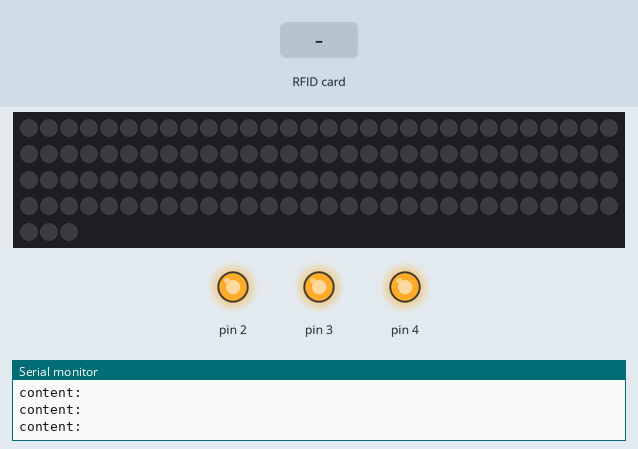
This sketch was run on a simulated Arduino Uno, built with avr-gcc and run on an emulated ATmega328P. On the bench: 123 RGB LEDs in strip order, left to right, continuing on the next row, output pins drawn as LEDs (lit = HIGH), the last lines printed to the serial monitor. The test bench sets the inputs (shaded band). Dim RGB values are drawn brighter than linear; pins used as bus, display or sensor lines are not drawn.

Above: at 4.2 s.
4.3 s: RFID card 04 E8 29 19 held to the reader
At 4.41 s:
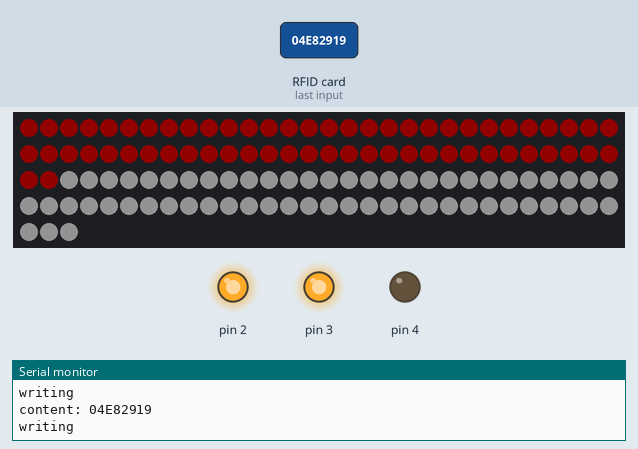
6.1 s: RFID card 66 29 C9 A3 held to the reader
At 6.35 s:
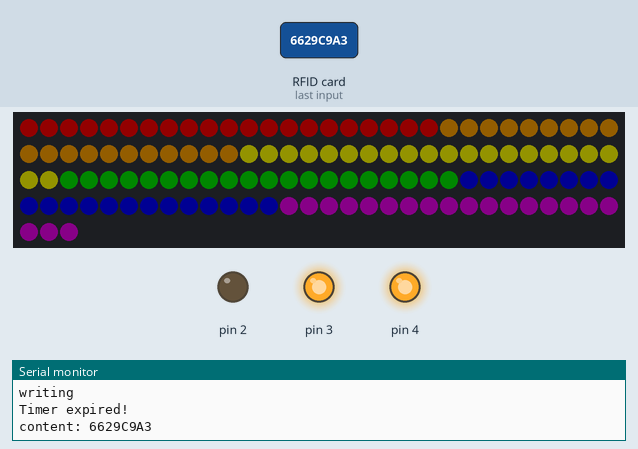
8.1 s: RFID card 5E 7A 19 C4 held to the reader
11.1 s: RFID card 04 E8 29 19 held to the reader
At 12.61 s:
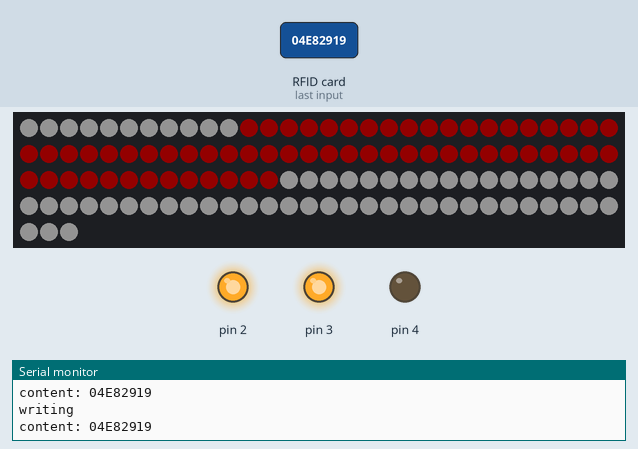
Timing chart, 0 to 14.1 s (numbered marks = the images above; inputs shaded):
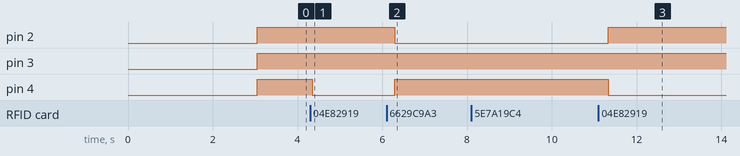

The sketch:

ledstriptest.ino
```cpp
#include <FastLED.h>
#include <SPI.h>
#include <MFRC522.h>

int watchaDoing = 0;
int lastWatchaDoing = 0;

//--------------------------------------
//            SKYLANDER STUFF
//--------------------------------------

#define SS_PIN 10
#define RST_PIN 9
MFRC522 mfrc522(SS_PIN, RST_PIN);   // Create MFRC522 instance.
const int ledPin = 7; // pin the LED is attached to
int incomingByte;      // variable stores  serial data
String content = ""; //actual rfid tag incoming
String REALcontent = ""; //??? idk im not deleting everything cuz i dont wanna test it again so just leaving it cuz idk lol
unsigned long startTime;
unsigned long RFIDelapsedTime;
unsigned long interval = 250; //leave this, dont change unless you really need to
/*if you want rfid to successfully read skylander, it needs to be half of what you want (every 1 second it updates, 500 mili needs to be interval)
   i dont get why it does this but it does, even tho theres no delay. might be my rfid reader is dogshit or idk

   nvm i fixed it so dont do this???????? idk im just that gud
*/

//--------------------------------------
//              LED STUFF
//--------------------------------------

#define LED_PIN     5
#define NUM_LEDS    123
#define BRIGHTNESS  70
#define LED_TYPE    WS2811
#define COLOR_ORDER GRB
CRGB leds[NUM_LEDS];
#define UPDATES_PER_SECOND 100 //for entire arduino!!!!!
unsigned long LEDstartTime;
unsigned long LEDelapsedTime;
unsigned long DASHinterval = 1000; //set this to whatever u want
unsigned long DOTinterval = 300; //set this to whatever u want
unsigned long actualInterval; //setting this to either dash or dot
int spaceTimeContinuum = 0; //space in between dashes, dots, and the actual spaces time
CRGB LEDcolor;
int count = 0;
String WPI[] = {"/", ".", "-", "-", "/", ".", "-", "-", ".", "/", ".", ".", "/"}; //this can be any amount of dashes, dots or spaces, like .--..-.--...- idk what this is but seperate it and itll work
int arraySize = sizeof(WPI) / sizeof(WPI[0]);
bool isthisnew = true;
bool isBlack = NULL;
CRGB test;
int offset = 0;


void setup() {
  //lights so we know what our cap leds are set to without asking someone "hey is my hat goin rainbow"
  pinMode(4, OUTPUT);  //
  pinMode(1, OUTPUT);  //
  pinMode(2, OUTPUT);  //
  pinMode(3, OUTPUT);  //
  delay( 3000 ); // power-up safety delay
  FastLED.addLeds<LED_TYPE, LED_PIN, COLOR_ORDER>(leds, NUM_LEDS).setCorrection( TypicalLEDStrip );
  FastLED.setBrightness(  BRIGHTNESS );

  Serial.begin(9600);   // Initiate a serial communication
  SPI.begin();      // Initiate  SPI bus
  mfrc522.PCD_Init();   // Initiate MFRC522

  startTime = millis();
  LEDstartTime = millis();
}


void loop()
{
  //getting rfid tag and saving it. DO NOT EDIT UNLESS U KNOW WHAT UR DOIN
  RFIDelapsedTime = millis() - startTime;
  //LEDelapsedTime - millis() - LEDstartTime;

  if (RFIDelapsedTime >= interval)
  {


    Serial.println("Timer expired!");
    startTime = millis();
    //^^^^^^^^^^^^^^^^^^^^^ cant be at bottom of if or else wont work and doesnt run the line, probably theres an error if no skylander on rfid
    if ( ! mfrc522.PICC_IsNewCardPresent())
    {
      return;
    }
    // Select one of the cards
    if ( ! mfrc522.PICC_ReadCardSerial())
    {
      return;
    }

    byte letter;
    content = "";
    for (byte i = 0; i < mfrc522.uid.size; i++)
    {
      //Serial.print(mfrc522.uid.uidByte[i] < 0x10 ? "0" : "");
      //Serial.print(mfrc522.uid.uidByte[i], HEX);
      content.concat(String(mfrc522.uid.uidByte[i] < 0x10 ? "0" : ""));
      content.concat(String(mfrc522.uid.uidByte[i], HEX));
    }
    // Serial.println();
    content.toUpperCase();


    /*
     * if you want some privacy here u go ig
      if (content.substring(1) == "BD 31 15 2B") //change here the UID of the card/cards that you want to give access
      {
      Serial.println("Authorized access");
      Serial.println();
      delay(3000);
      }

      else   {
      Serial.println(" Access denied");
      delay(3000);
      }
    */


  }
  Serial.println("content: " + content);
  //Serial.println("iscard: " +  mfrc522.PICC_ReadCardSerial());
  //Serial.println("Count" + String(count));
  //Serial.println("spacetimeshit: " + String(spaceTimeContinuum));
  //Serial.println("trueeee??" + String(LEDcolor == CRGB::White));
  //Serial.println(String(LEDcolor.r));
  //Serial.println(String(LEDcolor == CRGB::Black));
  //Serial.println("spacetimebool: " + String(spacetimedone));

  //so it knows when to activate isthisnew first time boolean
  lastWatchaDoing = watchaDoing;


  if (content == "04E82919")
  {
    watchaDoing = 1;

  }
  if (content == "A48B4C24")
  {
    watchaDoing = 0;

  }
  if ( content == "6629C9A3")
    {
    watchaDoing = 2;
    }


  if (watchaDoing > 2)
  {
    watchaDoing = 0;
  }

  if (watchaDoing == 0)
  {
    if (lastWatchaDoing != watchaDoing)
    {
      //Serial.println("watchadoing: " + String(watchaDoing));
      //Serial.println("lastwatchadoing: " + String(lastWatchaDoing));
      isthisnew = true;
      //Serial.println("isthisnew run");
    }
    WPIMorseCode();
    digitalWrite(4, HIGH);
    digitalWrite(1, HIGH);
    digitalWrite(2, HIGH);
    digitalWrite(3, HIGH);
  }
  if (watchaDoing == 1)
  {
    if (lastWatchaDoing != watchaDoing)
    {
      //Serial.println("watchadoing: " + String(watchaDoing));
      //Serial.println("lastwatchadoing: " + String(lastWatchaDoing));
      //Serial.println("isthisnew 2 run");
      isthisnew = true;
    }
    WPIColors();
    Serial.println("writing");
    digitalWrite(4, LOW);
    digitalWrite(1, HIGH);
    digitalWrite(2, HIGH);
    digitalWrite(3, HIGH);
  }
  if (watchaDoing == 2)
  {
    if (lastWatchaDoing != watchaDoing)
    {
      isthisnew = true;
    }
    PRIDEmonthYEEEAAAAHH();
    digitalWrite(4, HIGH);
    digitalWrite(1, HIGH);
    digitalWrite(2, LOW);
    digitalWrite(3, HIGH);
  }
  FastLED.show();
  FastLED.delay(1000 / UPDATES_PER_SECOND);
}

//quick way to set all leds to one color, manually do this if u want different colors at different positions (example is rainbow or wpi colors)
void setLEDS(CRGB color, int brightness)
{
  for (int i = 0; i < NUM_LEDS; i++)
  {
    leds[i] = color;
    leds[i].nscale8(brightness);
  }
}

//w p i in morse code
void WPIMorseCode()
{
  //if its your first time doing morse func, reset timer
  if (isthisnew)
  {
    count = 0;
    LEDstartTime = millis();
    LEDelapsedTime = 0;
    isthisnew = false;
    isBlack = NULL;
  }
  //if we are a dot, dot amount of time on the cap
  if (WPI[count] == ".")
  {
    actualInterval = DOTinterval;
  }
  //if we are a dash, dash amount of time on the cap
  if (WPI[count] == "-")
  {
    actualInterval = DASHinterval;
  }
  //get current time minus start time
  LEDelapsedTime = millis() - LEDstartTime;
  //Serial.println("elapsed: " + String(LEDelapsedTime));
  //Serial.println("start: " + String(LEDstartTime));

//if the cuirrent symbol isnt a space, and the cap leds arent black or are null (meaning this is the first time the func is being run)
  if (WPI[count] != "/" && (!isBlack || isBlack == NULL))
  {
    //not space time, but dot or dash time
    spaceTimeContinuum = 0;
    //if the lights havent been on for dash or dot amount of time
    if (LEDelapsedTime < actualInterval)
    {
      //set the lights to white
      LEDcolor = CRGB::White;
      //we are not black, but white
      isBlack = false;
    }
    else //if the lights have been on for dot or dash amount of time
    {
      //turn off leds
      LEDcolor = CRGB::Black;
      //we are now black lights
      isBlack = true;
      //reset timer
      LEDstartTime = millis();
      LEDelapsedTime = 0;
    }
  }
  //if we are a space and we arent black
  else if((!isBlack || isBlack == NULL)) //make elseif
  {
    //make cap lights black
    LEDcolor = CRGB::Black;
    //we are black lights
    isBlack = true;
    //set space in between this next thing to space time (1000 milis)
    spaceTimeContinuum = 1000;
    //ong
    Serial.println("im being acgtivateD");
  }
  //if we are black and we have passed the time in between symbols
  if (isBlack && LEDelapsedTime > 200 + spaceTimeContinuum)
  {
    //move on to next symbol
    count += 1;
    //reset timer
    LEDstartTime = millis();
    //lights should be white next time this function runs
    isBlack = false;
  }
  //edg case
  if (count == arraySize - 1)
  {
    count = 0;
  }

//after u know which color it should be, set everything to that color
  setLEDS(LEDcolor, BRIGHTNESS);
}


//wpi colors, red and white (im pretty sure)
void WPIColors()
{
  //Serial.println(offset);
  if (isthisnew)
  {
    LEDstartTime = millis();
    LEDelapsedTime = 0;
    offset = 0;
    isthisnew = false;
    //Serial.print("isthisnew run");
  }
  //because it isnt one single color and a complex amount of
  //colors, manually set strip rather than call a func to do so
  for (int i = 0; i < NUM_LEDS; i++)
  {
    LEDelapsedTime = millis() - LEDstartTime;
    if (i <= NUM_LEDS / 2.0)
    {
      leds[(i + offset) % NUM_LEDS] = CRGB::Red;
      leds[(i + offset) % NUM_LEDS].nscale8(BRIGHTNESS);
    }
    else {
      leds[(i + offset) % NUM_LEDS] = CRGB::White;
      leds[(i + offset) % NUM_LEDS].nscale8(BRIGHTNESS);
    }
    if (LEDelapsedTime > 100)
    {
      offset = (offset + 1) % NUM_LEDS;
      LEDstartTime = millis();
    }
  }
}


//le rainbow
void PRIDEmonthYEEEAAAAHH()
{
  if (isthisnew)
  {
    LEDstartTime = millis();
    LEDelapsedTime = 0;
    offset = 0;
    isthisnew = false;
  }
  for (int i = 0; i < NUM_LEDS; i++) {
    LEDelapsedTime = millis() - LEDstartTime;

    if (i < NUM_LEDS / 6.0) {
      // Red
      leds[(i + offset) % NUM_LEDS] = CRGB::Red;
      leds[(i + offset) % NUM_LEDS].nscale8(BRIGHTNESS);
    }
    else if (i < (NUM_LEDS * 2.0) / 6 && i >= NUM_LEDS / 6.0) {
      // Orange
      leds[(i + offset) % NUM_LEDS] = CRGB::Orange;
      leds[(i + offset) % NUM_LEDS].nscale8(BRIGHTNESS);
    }
    else if (i < (NUM_LEDS * 3.0) / 6.0 && i >= (NUM_LEDS * 2.0) / 6.0) {
      // Yellow
      leds[(i + offset) % NUM_LEDS] = CRGB::Yellow;
      leds[(i + offset) % NUM_LEDS].nscale8(BRIGHTNESS);
    }
    else if (i < NUM_LEDS * 4.0 / 6.0 && i >= (NUM_LEDS * 3.0) / 6.0) {
      // Green
      leds[(i + offset) % NUM_LEDS] = CRGB::Green;
      leds[(i + offset) % NUM_LEDS].nscale8(BRIGHTNESS);
    }
    else if (i < NUM_LEDS * 5.0 / 6.0 && i >= (NUM_LEDS * 4.0) / 6.0) {
      // Blue
      leds[(i + offset) % NUM_LEDS] = CRGB::Blue;
      leds[(i + offset) % NUM_LEDS].nscale8(BRIGHTNESS);
    }
    else {
      // Purple
      leds[(i + offset) % NUM_LEDS] = CRGB::Purple;
      leds[(i + offset) % NUM_LEDS].nscale8(BRIGHTNESS);
    }

    if (LEDelapsedTime > 100) {
      offset = (offset + 1) % NUM_LEDS;
      LEDstartTime = millis();
    }
  }
}
```

Measured:
- after the input at 4.3 s, pin 4: HIGH → LOW after 0.05 s; the LEDs: change after 0.05 s (image 1)
- after the input at 6.1 s, pin 2: HIGH → LOW after 0.20 s; pin 4: LOW → HIGH after 0.20 s; the LEDs: first differ from a run without the input after 0.20 s (image 2)
- after the input at 11.1 s, pin 2: LOW → HIGH after 0.23 s; pin 4: HIGH → LOW after 0.23 s; the LEDs: first differ from a run without the input after 0.23 s (image 3 shows a later state)
- what the display in image 0 shows lasts 1.2 s, from 3.1 s to 4.3 s
